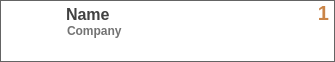
<?xml version="1.0" encoding="UTF-8"?>
<ui version="4.0">
 <class>RocketServerWidget</class>
 <widget class="QWidget" name="RocketServerWidget">
  <property name="geometry">
   <rect>
    <x>0</x>
    <y>0</y>
    <width>335</width>
    <height>62</height>
   </rect>
  </property>
  <property name="styleSheet">
   <string notr="true">QWidget#RocketServerWidget {
	background-color: transparent;
}

QLabel#labelUserCount {
	font-family: &quot;Arial&quot;;
	font-size: 20px;
	color: rgba(188, 99, 22, 200);
	font-weight: bold;
}</string>
  </property>
  <layout class="QVBoxLayout" name="verticalLayout_2">
   <property name="spacing">
    <number>0</number>
   </property>
   <property name="margin">
    <number>0</number>
   </property>
   <item>
    <widget class="QFrame" name="frameContent">
     <property name="styleSheet">
      <string notr="true">QFrame#frameContent { background-color: rgba(255, 255, 255, 255); border: 1px solid rgb(100, 100, 100); border-radius: 0px; }</string>
     </property>
     <layout class="QHBoxLayout" name="horizontalLayout_2" stretch="0,10,0">
      <property name="leftMargin">
       <number>6</number>
      </property>
      <property name="topMargin">
       <number>0</number>
      </property>
      <property name="rightMargin">
       <number>2</number>
      </property>
      <property name="bottomMargin">
       <number>0</number>
      </property>
      <item>
       <layout class="QVBoxLayout" name="imageLayout">
        <property name="spacing">
         <number>0</number>
        </property>
        <property name="topMargin">
         <number>5</number>
        </property>
        <property name="bottomMargin">
         <number>5</number>
        </property>
        <item>
         <widget class="QLabel" name="labelIcon">
          <property name="minimumSize">
           <size>
            <width>50</width>
            <height>50</height>
           </size>
          </property>
          <property name="maximumSize">
           <size>
            <width>50</width>
            <height>50</height>
           </size>
          </property>
          <property name="text">
           <string/>
          </property>
          <property name="alignment">
           <set>Qt::AlignLeading|Qt::AlignLeft|Qt::AlignTop</set>
          </property>
         </widget>
        </item>
        <item>
         <spacer name="verticalSpacer">
          <property name="orientation">
           <enum>Qt::Vertical</enum>
          </property>
          <property name="sizeHint" stdset="0">
           <size>
            <width>1</width>
            <height>1</height>
           </size>
          </property>
         </spacer>
        </item>
       </layout>
      </item>
      <item>
       <layout class="QVBoxLayout" name="labelLayout">
        <property name="spacing">
         <number>0</number>
        </property>
        <property name="topMargin">
         <number>4</number>
        </property>
        <property name="bottomMargin">
         <number>4</number>
        </property>
        <item>
         <widget class="QLabel" name="labelName">
          <property name="font">
           <font>
            <family>Arial</family>
            <pointsize>-1</pointsize>
            <weight>75</weight>
            <bold>true</bold>
           </font>
          </property>
          <property name="styleSheet">
           <string notr="true">QLabel#labelName { color: rgb(65, 65, 65); font-family: &quot;Arial&quot;; font-size: 16px; font-weight: bold; padding-left: 3px; }</string>
          </property>
          <property name="text">
           <string>Name</string>
          </property>
          <property name="alignment">
           <set>Qt::AlignLeading|Qt::AlignLeft|Qt::AlignTop</set>
          </property>
          <property name="wordWrap">
           <bool>true</bool>
          </property>
          <property name="indent">
           <number>0</number>
          </property>
         </widget>
        </item>
        <item>
         <widget class="QLabel" name="labelCompany">
          <property name="sizePolicy">
           <sizepolicy hsizetype="Preferred" vsizetype="Expanding">
            <horstretch>0</horstretch>
            <verstretch>0</verstretch>
           </sizepolicy>
          </property>
          <property name="styleSheet">
           <string notr="true">QLabel#labelCompany { color: rgb(115, 115, 115); font-family: &quot;Arial&quot;; font-size: 12px; font-weight: bold; padding-left: 4px; }</string>
          </property>
          <property name="text">
           <string>Company</string>
          </property>
          <property name="alignment">
           <set>Qt::AlignLeading|Qt::AlignLeft|Qt::AlignTop</set>
          </property>
          <property name="wordWrap">
           <bool>true</bool>
          </property>
          <property name="indent">
           <number>0</number>
          </property>
         </widget>
        </item>
       </layout>
      </item>
      <item>
       <layout class="QVBoxLayout" name="verticalLayout">
        <property name="spacing">
         <number>0</number>
        </property>
        <property name="rightMargin">
         <number>3</number>
        </property>
        <property name="bottomMargin">
         <number>0</number>
        </property>
        <item>
         <widget class="QLabel" name="labelUserCount">
          <property name="sizePolicy">
           <sizepolicy hsizetype="Preferred" vsizetype="Expanding">
            <horstretch>0</horstretch>
            <verstretch>0</verstretch>
           </sizepolicy>
          </property>
          <property name="styleSheet">
           <string notr="true"/>
          </property>
          <property name="lineWidth">
           <number>0</number>
          </property>
          <property name="text">
           <string>1</string>
          </property>
          <property name="alignment">
           <set>Qt::AlignRight|Qt::AlignTop|Qt::AlignTrailing</set>
          </property>
          <property name="indent">
           <number>0</number>
          </property>
         </widget>
        </item>
        <item>
         <layout class="QHBoxLayout" name="horizontalLayout">
          <property name="spacing">
           <number>3</number>
          </property>
          <property name="bottomMargin">
           <number>6</number>
          </property>
          <item>
           <spacer name="horizontalSpacer">
            <property name="orientation">
             <enum>Qt::Horizontal</enum>
            </property>
            <property name="sizeHint" stdset="0">
             <size>
              <width>1</width>
              <height>1</height>
             </size>
            </property>
           </spacer>
          </item>
          <item>
           <widget class="QLabel" name="labelIconMaintainance">
            <property name="minimumSize">
             <size>
              <width>16</width>
              <height>16</height>
             </size>
            </property>
            <property name="maximumSize">
             <size>
              <width>16</width>
              <height>16</height>
             </size>
            </property>
            <property name="toolTip">
             <string>This scene is undergoing maintainance</string>
            </property>
            <property name="styleSheet">
             <string notr="true"/>
            </property>
            <property name="lineWidth">
             <number>0</number>
            </property>
            <property name="text">
             <string/>
            </property>
            <property name="alignment">
             <set>Qt::AlignCenter</set>
            </property>
            <property name="indent">
             <number>0</number>
            </property>
           </widget>
          </item>
          <item>
           <widget class="QLabel" name="labelIconPrivate">
            <property name="minimumSize">
             <size>
              <width>16</width>
              <height>16</height>
             </size>
            </property>
            <property name="maximumSize">
             <size>
              <width>16</width>
              <height>16</height>
             </size>
            </property>
            <property name="toolTip">
             <string>You have access to this private scene</string>
            </property>
            <property name="styleSheet">
             <string notr="true"/>
            </property>
            <property name="lineWidth">
             <number>0</number>
            </property>
            <property name="text">
             <string/>
            </property>
            <property name="alignment">
             <set>Qt::AlignCenter</set>
            </property>
            <property name="indent">
             <number>0</number>
            </property>
           </widget>
          </item>
         </layout>
        </item>
       </layout>
      </item>
     </layout>
    </widget>
   </item>
  </layout>
 </widget>
 <resources/>
 <connections/>
</ui>
